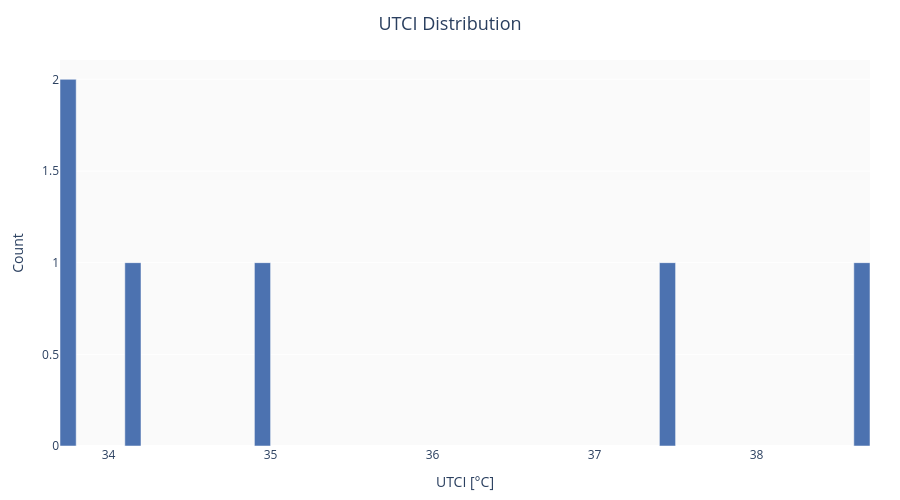

The notebook cell this image was saved under:
### Markdown cell above
### `output="index"` — continuous UTCI values

### Code cell
utci_index = lcz_utci(
    air_temp, wind_speed, relative_humidity,
    lc_z=lcz_transect, output="index",
)

for name, val in zip(transect_names, utci_index.values):
    print(f"  {name:<20s}  UTCI = {val:5.1f} degC")

print("\nSummary stats:", utci_index.stats)
utci_index.plot

### Figure 1 — Plotly figure (JSON) as saved in the notebook; plotly's stock layout.template omitted (floating-point values rounded to 4 significant figures)
{"data": [{"marker": {"color": "#4C72B0", "line": {"color": "white", "width": 0.5}}, "nbinsx": 50, "type": "histogram", "x": [38.64, 37.41, 34.97, 34.16, 33.76, 33.76]}], "layout": {"height": 500, "margin": {"b": 50, "l": 60, "r": 30, "t": 60}, "paper_bgcolor": "white", "plot_bgcolor": "#fafafa", "title": {"font": {"size": 18}, "text": "UTCI Distribution", "x": 0.5, "xanchor": "center"}, "width": 900, "xaxis": {"title": {"text": "UTCI [°C]"}}, "yaxis": {"title": {"text": "Count"}}}}
